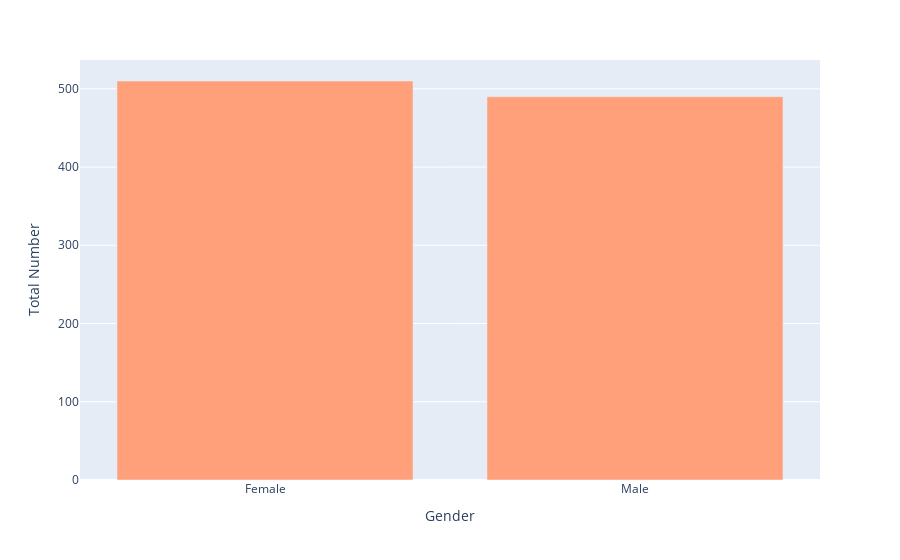

The cell this chart's notebook holds for it:
### Code cell
fig = px.bar(df, x=df['Gender'].value_counts().index, y=df['Gender'].value_counts().values)
fig.update_xaxes(title='Gender')
fig.update_yaxes(title='Total Number')
fig.update_traces(marker_color='lightsalmon')

### Figure 1 — Plotly figure (JSON) as saved in the notebook; plotly's stock layout.template omitted (floating-point values rounded to 4 significant figures)
{"data": [{"alignmentgroup": "True", "hovertemplate": "x=%{x}<br>y=%{y}<extra></extra>", "legendgroup": "", "marker": {"color": "lightsalmon", "pattern": {"shape": ""}}, "name": "", "offsetgroup": "", "orientation": "v", "showlegend": false, "textposition": "auto", "type": "bar", "x": ["Female", "Male"], "xaxis": "x", "y": [510, 490], "yaxis": "y"}], "layout": {"autosize": true, "barmode": "relative", "legend": {"tracegroupgap": 0}, "margin": {"t": 60}, "xaxis": {"anchor": "y", "autorange": true, "domain": [0, 1], "range": [-0.5, 1.5], "title": {"text": "Gender"}, "type": "category"}, "yaxis": {"anchor": "x", "autorange": true, "domain": [0, 1], "range": [0, 536.8], "title": {"text": "Total Number"}, "type": "linear"}}}
